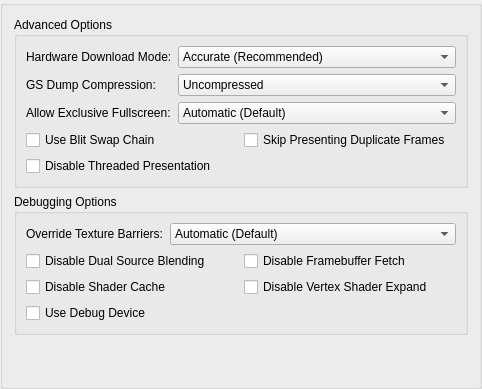
     <widget class="QGroupBox" name="advancedTab">
      <attribute name="title">
       <string extracomment="Advanced here refers to the advanced graphics options.">Advanced</string>
      </attribute>
      <layout class="QVBoxLayout" name="verticalLayout_2">
       <item>
        <widget class="QGroupBox" name="advancedOptions">
         <property name="title">
          <string>Advanced Options</string>
         </property>
         <layout class="QFormLayout" name="advancedOptionsFormLayout">
          <item row="0" column="0">
           <widget class="QLabel" name="label_42">
            <property name="text">
             <string>Hardware Download Mode:</string>
            </property>
           </widget>
          </item>
          <item row="0" column="1">
           <widget class="NoScrollQComboBox" name="gsDownloadMode">
            <item>
             <property name="text">
              <string>Accurate (Recommended)</string>
             </property>
            </item>
            <item>
             <property name="text">
              <string>Disable Readbacks (Synchronize GS Thread)</string>
             </property>
            </item>
            <item>
             <property name="text">
              <string>Unsynchronized (Non-Deterministic)</string>
             </property>
            </item>
            <item>
             <property name="text">
              <string>Disabled (Ignore Transfers)</string>
             </property>
            </item>
           </widget>
          </item>
          <item row="1" column="0">
           <widget class="QLabel" name="label_34">
            <property name="text">
             <string>GS Dump Compression:</string>
            </property>
           </widget>
          </item>
          <item row="1" column="1">
           <widget class="NoScrollQComboBox" name="gsDumpCompression">
            <item>
             <property name="text">
              <string>Uncompressed</string>
             </property>
            </item>
            <item>
             <property name="text">
              <string>LZMA (xz)</string>
             </property>
            </item>
            <item>
             <property name="text">
              <string>Zstandard (zst)</string>
             </property>
            </item>
           </widget>
          </item>
          <item row="3" column="0" colspan="2">
           <layout class="QGridLayout" name="gridLayout_9">
            <item row="0" column="1">
             <widget class="QCheckBox" name="skipPresentingDuplicateFrames">
              <property name="text">
               <string>Skip Presenting Duplicate Frames</string>
              </property>
             </widget>
            </item>
            <item row="0" column="0">
             <widget class="QCheckBox" name="useBlitSwapChain">
              <property name="text">
               <string extracomment="Blit = a data operation. You might want to write it as-is, but fully uppercased. More information: https://en.wikipedia.org/wiki/Bit_blit \nSwap chain: see Microsoft's Terminology Portal.">Use Blit Swap Chain</string>
              </property>
             </widget>
            </item>
            <item row="1" column="0">
             <widget class="QCheckBox" name="threadedPresentation">
              <property name="text">
               <string>Disable Threaded Presentation</string>
              </property>
             </widget>
            </item>
           </layout>
          </item>
          <item row="2" column="0">
           <widget class="QLabel" name="label_48">
            <property name="text">
             <string>Allow Exclusive Fullscreen:</string>
            </property>
           </widget>
          </item>
          <item row="2" column="1">
           <widget class="NoScrollQComboBox" name="exclusiveFullscreenControl">
            <item>
             <property name="text">
              <string>Automatic (Default)</string>
             </property>
            </item>
            <item>
             <property name="text">
              <string>Disallowed</string>
             </property>
            </item>
            <item>
             <property name="text">
              <string>Allowed</string>
             </property>
            </item>
           </widget>
          </item>
         </layout>
        </widget>
       </item>
       <item>
        <widget class="QGroupBox" name="debuggingOptions">
         <property name="title">
          <string>Debugging Options</string>
         </property>
         <layout class="QFormLayout" name="debuggingOptionsFormLayout">
          <item row="0" column="0">
           <widget class="QLabel" name="label_19">
            <property name="text">
             <string>Override Texture Barriers:</string>
            </property>
           </widget>
          </item>
          <item row="0" column="1">
           <widget class="NoScrollQComboBox" name="overrideTextureBarriers">
            <item>
             <property name="text">
              <string>Automatic (Default)</string>
             </property>
            </item>
            <item>
             <property name="text">
              <string>Force Disabled</string>
             </property>
            </item>
            <item>
             <property name="text">
              <string>Force Enabled</string>
             </property>
            </item>
           </widget>
          </item>
          <item row="2" column="0" colspan="2">
           <layout class="QGridLayout" name="gridLayout_7">
            <item row="0" column="1">
             <widget class="QCheckBox" name="disableFramebufferFetch">
              <property name="text">
               <string>Disable Framebuffer Fetch</string>
              </property>
             </widget>
            </item>
            <item row="0" column="0">
             <widget class="QCheckBox" name="disableDualSource">
              <property name="text">
               <string>Disable Dual Source Blending</string>
              </property>
             </widget>
            </item>
            <item row="1" column="0">
             <widget class="QCheckBox" name="disableShaderCache">
              <property name="text">
               <string>Disable Shader Cache</string>
              </property>
             </widget>
            </item>
            <item row="2" column="0">
             <widget class="QCheckBox" name="useDebugDevice">
              <property name="text">
               <string>Use Debug Device</string>
              </property>
             </widget>
            </item>
            <item row="1" column="1">
             <widget class="QCheckBox" name="disableVertexShaderExpand">
              <property name="text">
               <string>Disable Vertex Shader Expand</string>
              </property>
             </widget>
            </item>
           </layout>
          </item>
         </layout>
        </widget>
       </item>
       <item>
        <spacer name="verticalSpacer_2">
         <property name="orientation">
          <enum>Qt::Vertical</enum>
         </property>
         <property name="sizeHint" stdset="0">
          <size>
           <width>20</width>
           <height>40</height>
          </size>
         </property>
        </spacer>
       </item>
      </layout>
     </widget>
